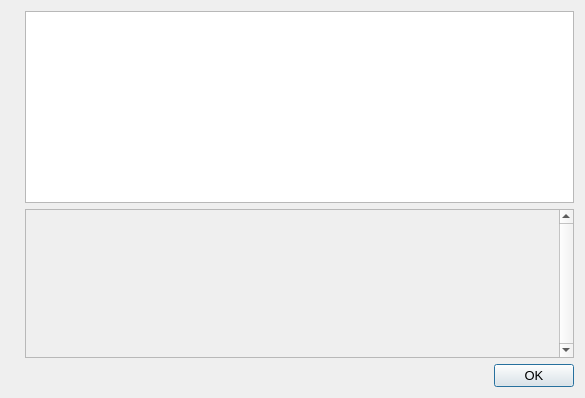
<?xml version="1.0" encoding="UTF-8"?>
<ui version="4.0">
 <class>HelpMessageDialog</class>
 <widget class="QDialog" name="HelpMessageDialog">
  <property name="geometry">
   <rect>
    <x>0</x>
    <y>0</y>
    <width>585</width>
    <height>398</height>
   </rect>
  </property>
  <property name="font">
   <font>
    <pointsize>10</pointsize>
   </font>
  </property>
  <property name="windowTitle">
   <string notr="true">Bullion Vault - Command-line options</string>
  </property>
  <layout class="QHBoxLayout" name="horizontalLayout_2">
   <item>
    <widget class="QLabel" name="graphic">
     <property name="sizePolicy">
      <sizepolicy hsizetype="Preferred" vsizetype="Ignored">
       <horstretch>0</horstretch>
       <verstretch>0</verstretch>
      </sizepolicy>
     </property>
     <property name="pixmap">
      <pixmap resource="../bullion.qrc">:/images/about</pixmap>
     </property>
     <property name="alignment">
      <set>Qt::AlignLeading|Qt::AlignLeft|Qt::AlignTop</set>
     </property>
    </widget>
   </item>
   <item>
    <layout class="QVBoxLayout" name="verticalLayout">
     <item>
      <widget class="QTextEdit" name="helpMessage">
       <property name="readOnly">
        <bool>true</bool>
       </property>
      </widget>
     </item>
     <item>
      <widget class="QScrollArea" name="scrollArea">
       <property name="verticalScrollBarPolicy">
        <enum>Qt::ScrollBarAlwaysOn</enum>
       </property>
       <property name="widgetResizable">
        <bool>true</bool>
       </property>
       <widget class="QWidget" name="scrollAreaWidgetContents">
        <property name="geometry">
         <rect>
          <x>0</x>
          <y>0</y>
          <width>479</width>
          <height>147</height>
         </rect>
        </property>
        <layout class="QVBoxLayout" name="verticalLayout_2">
         <item>
          <widget class="QLabel" name="aboutMessage">
           <property name="cursor">
            <cursorShape>IBeamCursor</cursorShape>
           </property>
           <property name="textFormat">
            <enum>Qt::PlainText</enum>
           </property>
           <property name="alignment">
            <set>Qt::AlignLeading|Qt::AlignLeft|Qt::AlignTop</set>
           </property>
           <property name="openExternalLinks">
            <bool>true</bool>
           </property>
           <property name="textInteractionFlags">
            <set>Qt::LinksAccessibleByMouse|Qt::TextSelectableByKeyboard|Qt::TextSelectableByMouse</set>
           </property>
          </widget>
         </item>
        </layout>
       </widget>
      </widget>
     </item>
     <item>
      <widget class="QDialogButtonBox" name="okButton">
       <property name="orientation">
        <enum>Qt::Horizontal</enum>
       </property>
       <property name="standardButtons">
        <set>QDialogButtonBox::Ok</set>
       </property>
      </widget>
     </item>
    </layout>
   </item>
  </layout>
 </widget>
 <resources>
  <include location="../bullion.qrc"/>
 </resources>
 <connections>
  <connection>
   <sender>okButton</sender>
   <signal>accepted()</signal>
   <receiver>HelpMessageDialog</receiver>
   <slot>accept()</slot>
   <hints>
    <hint type="sourcelabel">
     <x>20</x>
     <y>20</y>
    </hint>
    <hint type="destinationlabel">
     <x>20</x>
     <y>20</y>
    </hint>
   </hints>
  </connection>
  <connection>
   <sender>okButton</sender>
   <signal>rejected()</signal>
   <receiver>HelpMessageDialog</receiver>
   <slot>reject()</slot>
   <hints>
    <hint type="sourcelabel">
     <x>20</x>
     <y>20</y>
    </hint>
    <hint type="destinationlabel">
     <x>20</x>
     <y>20</y>
    </hint>
   </hints>
  </connection>
 </connections>
</ui>
